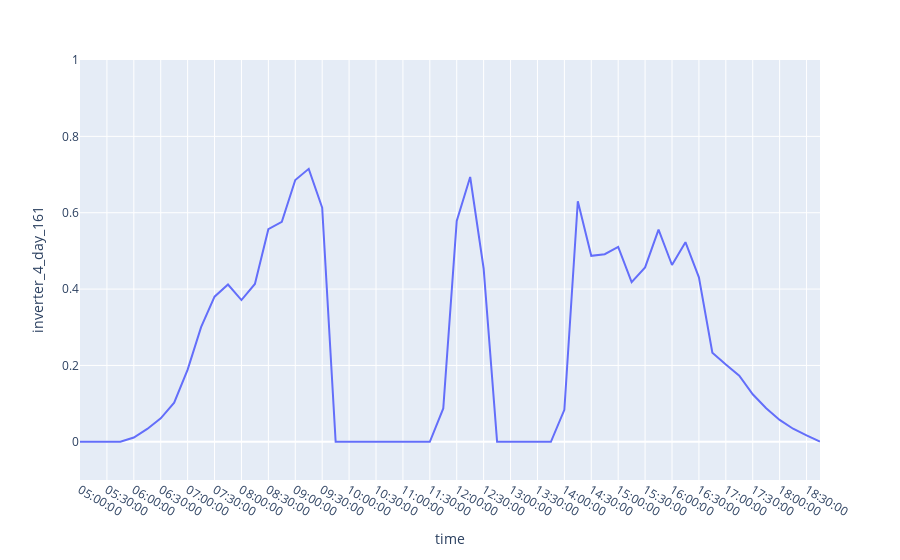

Notebook source saved alongside this figure:
### Code cell
fig = px.line(plant_daily_curves_df, x='time', y='inverter_4_day_161', range_y=[-0.1, 1])
fig.show()

### Figure 1 — Plotly figure (JSON) as saved in the notebook; plotly's stock layout.template omitted (floating-point values rounded to 4 significant figures)
{"data": [{"hovertemplate": "time=%{x}<br>inverter_4_day_161=%{y}<extra></extra>", "legendgroup": "", "line": {"color": "#636efa", "dash": "solid"}, "marker": {"symbol": "circle"}, "mode": "lines", "name": "", "orientation": "v", "showlegend": false, "type": "scatter", "x": ["05:00:00", "05:15:00", "05:30:00", "05:45:00", "06:00:00", "06:15:00", "06:30:00", "06:45:00", "07:00:00", "07:15:00", "07:30:00", "07:45:00", "08:00:00", "08:15:00", "08:30:00", "08:45:00", "09:00:00", "09:15:00", "09:30:00", "09:45:00", "10:00:00", "10:15:00", "10:30:00", "10:45:00", "11:00:00", "11:15:00", "11:30:00", "11:45:00", "12:00:00", "12:15:00", "12:30:00", "12:45:00", "13:00:00", "13:15:00", "13:30:00", "13:45:00", "14:00:00", "14:15:00", "14:30:00", "14:45:00", "15:00:00", "15:15:00", "15:30:00", "15:45:00", "16:00:00", "16:15:00", "16:30:00", "16:45:00", "17:00:00", "17:15:00", "17:30:00", "17:45:00", "18:00:00", "18:15:00", "18:30:00", "18:45:00"], "xaxis": "x", "y": [0, 0, 0, 0, 0.01127, 0.03373, 0.06135, 0.1024, 0.189, 0.3002, 0.3801, 0.412, 0.3713, 0.4134, 0.557, 0.5759, 0.6858, 0.7149, 0.6131, 0, 0, 0, 0, 0, 0, 0, 0, 0.08744, 0.5787, 0.6935, 0.454, 0, 0, 0, 0, 0, 0.08368, 0.6301, 0.4871, 0.4914, 0.5105, 0.4181, 0.4568, 0.5559, 0.4631, 0.523, 0.4307, 0.2336, 0.2023, 0.1731, 0.1244, 0.08779, 0.05724, 0.03423, 0.01683, 0.0008812], "yaxis": "y"}], "layout": {"autosize": true, "legend": {"tracegroupgap": 0}, "margin": {"t": 60}, "xaxis": {"anchor": "y", "autorange": true, "domain": [0, 1], "range": [0, 55], "title": {"text": "time"}, "type": "category"}, "yaxis": {"anchor": "x", "domain": [0, 1], "range": [-0.1, 1], "title": {"text": "inverter_4_day_161"}, "type": "linear"}}}
